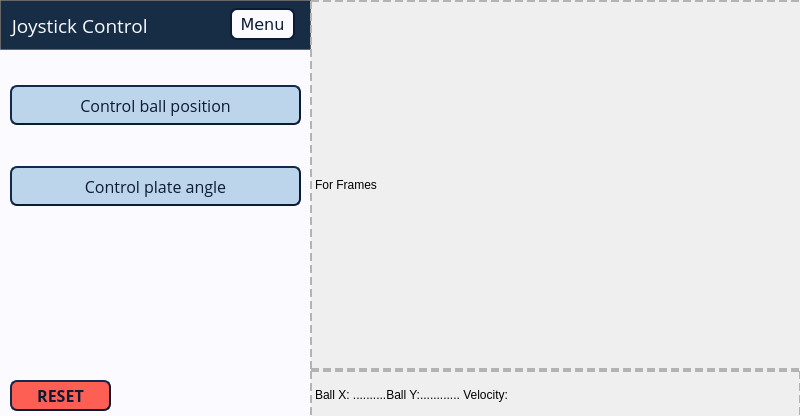
<?xml version="1.0" encoding="UTF-8"?>
<ui version="4.0">
 <class>MainWindow</class>
 <widget class="QMainWindow" name="MainWindow">
  <property name="geometry">
   <rect>
    <x>0</x>
    <y>0</y>
    <width>800</width>
    <height>416</height>
   </rect>
  </property>
  <property name="minimumSize">
   <size>
    <width>800</width>
    <height>416</height>
   </size>
  </property>
  <property name="maximumSize">
   <size>
    <width>800</width>
    <height>416</height>
   </size>
  </property>
  <property name="windowTitle">
   <string>MainWindow</string>
  </property>
  <widget class="QWidget" name="centralwidget">
   <widget class="QStackedWidget" name="stackedWidget">
    <property name="geometry">
     <rect>
      <x>0</x>
      <y>0</y>
      <width>311</width>
      <height>421</height>
     </rect>
    </property>
    <property name="styleSheet">
     <string notr="true">background-color: rgb(189, 213, 234);</string>
    </property>
    <property name="currentIndex">
     <number>0</number>
    </property>
    <widget class="QWidget" name="joystick_pg">
     <property name="styleSheet">
      <string notr="true">background-color: #fbfbff;

</string>
     </property>
     <widget class="QLabel" name="lbl_header_joystick">
      <property name="geometry">
       <rect>
        <x>0</x>
        <y>0</y>
        <width>311</width>
        <height>50</height>
       </rect>
      </property>
      <property name="minimumSize">
       <size>
        <width>0</width>
        <height>35</height>
       </size>
      </property>
      <property name="font">
       <font>
        <family>Open Sans</family>
        <pointsize>14</pointsize>
       </font>
      </property>
      <property name="styleSheet">
       <string notr="true">border-width: 1px;
border-color: rgb(103, 103, 103);
border-style: solid;
border-radius: 1;
padding: 1px;
color: rgb(251, 251, 255);
background-color: rgb(23, 45, 69);</string>
      </property>
      <property name="text">
       <string> Joystick Control</string>
      </property>
      <property name="alignment">
       <set>Qt::AlignLeading|Qt::AlignLeft|Qt::AlignVCenter</set>
      </property>
     </widget>
     <widget class="QPushButton" name="btn_joystick_menu">
      <property name="geometry">
       <rect>
        <x>230</x>
        <y>8</y>
        <width>65</width>
        <height>32</height>
       </rect>
      </property>
      <property name="minimumSize">
       <size>
        <width>65</width>
        <height>0</height>
       </size>
      </property>
      <property name="maximumSize">
       <size>
        <width>65</width>
        <height>16777215</height>
       </size>
      </property>
      <property name="font">
       <font>
        <family>Verdana</family>
        <pointsize>12</pointsize>
       </font>
      </property>
      <property name="styleSheet">
       <string notr="true">border-width: 2px;
border-style: solid;
border-radius: 7;
padding: 3px;

color: rgb(12, 27, 51);
border-color: rgb(12, 27, 51);
background-color: rgb(251, 251, 255);</string>
      </property>
      <property name="text">
       <string>Menu</string>
      </property>
     </widget>
     <widget class="QWidget" name="verticalLayoutWidget_3">
      <property name="geometry">
       <rect>
        <x>0</x>
        <y>50</y>
        <width>311</width>
        <height>191</height>
       </rect>
      </property>
      <layout class="QVBoxLayout" name="verticalLayout_3">
       <property name="leftMargin">
        <number>10</number>
       </property>
       <property name="rightMargin">
        <number>10</number>
       </property>
       <item>
        <widget class="QPushButton" name="btn_stick_position">
         <property name="minimumSize">
          <size>
           <width>0</width>
           <height>40</height>
          </size>
         </property>
         <property name="font">
          <font>
           <family>Open Sans</family>
           <pointsize>12</pointsize>
          </font>
         </property>
         <property name="styleSheet">
          <string notr="true">QPushButton {
border-width: 2px;
border-style: outset;
border-radius: 7;
padding: 3px;

border-color: #0c1b33;
background-color: rgb(189, 213, 234);

color: #0c1b33;

}</string>
         </property>
         <property name="text">
          <string>Control ball position</string>
         </property>
        </widget>
       </item>
       <item>
        <widget class="QPushButton" name="btn_stick_angle">
         <property name="minimumSize">
          <size>
           <width>0</width>
           <height>40</height>
          </size>
         </property>
         <property name="font">
          <font>
           <family>Open Sans</family>
           <pointsize>12</pointsize>
          </font>
         </property>
         <property name="styleSheet">
          <string notr="true">QPushButton {
border-width: 2px;
border-style: outset;
border-radius: 7;
padding: 3px;

border-color: #0c1b33;
background-color: rgb(189, 213, 234);

color: #0c1b33;

}</string>
         </property>
         <property name="text">
          <string>Control plate angle</string>
         </property>
        </widget>
       </item>
      </layout>
     </widget>
     <widget class="QPushButton" name="btn_stick_reset">
      <property name="geometry">
       <rect>
        <x>10</x>
        <y>380</y>
        <width>101</width>
        <height>31</height>
       </rect>
      </property>
      <property name="font">
       <font>
        <family>Open Sans</family>
        <pointsize>12</pointsize>
        <weight>75</weight>
        <bold>true</bold>
       </font>
      </property>
      <property name="styleSheet">
       <string notr="true">QPushButton {
border-width: 2px;
border-style: outset;
border-radius: 7;
padding: 3px;

border-color: #0c1b33;
background-color: rgb(254, 95, 85);
alternate-background-color: rgb(189, 213, 234);
alternate-background-color: rgb(73, 160, 120);
alternate-background-color: rgb(254, 95, 85);

color: #0c1b33;

}</string>
      </property>
      <property name="text">
       <string>RESET</string>
      </property>
     </widget>
    </widget>
    <widget class="QWidget" name="pattern_pg">
     <property name="styleSheet">
      <string notr="true">background-color: #fbfbff;

</string>
     </property>
     <widget class="QLabel" name="lbl_header_pattern">
      <property name="geometry">
       <rect>
        <x>0</x>
        <y>0</y>
        <width>311</width>
        <height>50</height>
       </rect>
      </property>
      <property name="minimumSize">
       <size>
        <width>0</width>
        <height>35</height>
       </size>
      </property>
      <property name="font">
       <font>
        <family>Open Sans</family>
        <pointsize>14</pointsize>
       </font>
      </property>
      <property name="styleSheet">
       <string notr="true">border-width: 1px;
border-color: rgb(103, 103, 103);
border-style: solid;
border-radius: 1;
padding: 1px;
color: rgb(251, 251, 255);
background-color: rgb(23, 45, 69);</string>
      </property>
      <property name="text">
       <string>Follow a pattern</string>
      </property>
      <property name="alignment">
       <set>Qt::AlignLeading|Qt::AlignLeft|Qt::AlignVCenter</set>
      </property>
     </widget>
     <widget class="QPushButton" name="btn_patt_menu">
      <property name="geometry">
       <rect>
        <x>230</x>
        <y>8</y>
        <width>65</width>
        <height>32</height>
       </rect>
      </property>
      <property name="minimumSize">
       <size>
        <width>65</width>
        <height>0</height>
       </size>
      </property>
      <property name="maximumSize">
       <size>
        <width>65</width>
        <height>16777215</height>
       </size>
      </property>
      <property name="font">
       <font>
        <family>Verdana</family>
        <pointsize>12</pointsize>
       </font>
      </property>
      <property name="styleSheet">
       <string notr="true">border-width: 2px;
border-style: solid;
border-radius: 7;
padding: 3px;

color: rgb(12, 27, 51);
border-color: rgb(12, 27, 51);
background-color: rgb(251, 251, 255);</string>
      </property>
      <property name="text">
       <string>Menu</string>
      </property>
     </widget>
     <widget class="QWidget" name="verticalLayoutWidget_2">
      <property name="geometry">
       <rect>
        <x>0</x>
        <y>50</y>
        <width>311</width>
        <height>321</height>
       </rect>
      </property>
      <layout class="QVBoxLayout" name="verticalLayout_2">
       <property name="leftMargin">
        <number>10</number>
       </property>
       <property name="rightMargin">
        <number>10</number>
       </property>
       <item>
        <widget class="QPushButton" name="btn_patt_rectangle">
         <property name="minimumSize">
          <size>
           <width>0</width>
           <height>40</height>
          </size>
         </property>
         <property name="font">
          <font>
           <family>Open Sans</family>
           <pointsize>12</pointsize>
          </font>
         </property>
         <property name="styleSheet">
          <string notr="true">QPushButton {
border-width: 2px;
border-style: outset;
border-radius: 7;
padding: 3px;

border-color: #0c1b33;
background-color: rgb(189, 213, 234);

color: #0c1b33;

}</string>
         </property>
         <property name="text">
          <string>Rectangle</string>
         </property>
        </widget>
       </item>
       <item>
        <widget class="QPushButton" name="btn_patt_circle">
         <property name="minimumSize">
          <size>
           <width>0</width>
           <height>40</height>
          </size>
         </property>
         <property name="font">
          <font>
           <family>Open Sans</family>
           <pointsize>12</pointsize>
           <weight>50</weight>
           <bold>false</bold>
          </font>
         </property>
         <property name="styleSheet">
          <string notr="true">QPushButton {
border-width: 2px;
border-style: outset;
border-radius: 7;
padding: 3px;

border-color: #0c1b33;
background-color: rgb(79, 178, 134);

alternate-background-color: rgb(189, 213, 234);
alternate-background-color: rgb(73, 160, 120);
alternate-background-color: rgb(254, 95, 85);

color: #0c1b33;

}</string>
         </property>
         <property name="text">
          <string>Circle</string>
         </property>
        </widget>
       </item>
       <item>
        <widget class="QPushButton" name="btn_patt_infinity">
         <property name="minimumSize">
          <size>
           <width>0</width>
           <height>40</height>
          </size>
         </property>
         <property name="font">
          <font>
           <family>Open Sans</family>
           <pointsize>12</pointsize>
          </font>
         </property>
         <property name="styleSheet">
          <string notr="true">QPushButton {
border-width: 2px;
border-style: outset;
border-radius: 7;
padding: 3px;

border-color: #0c1b33;
background-color: rgb(189, 213, 234);

color: #0c1b33;

}</string>
         </property>
         <property name="text">
          <string>Infinity</string>
         </property>
        </widget>
       </item>
       <item>
        <widget class="QPushButton" name="btn_patt_center">
         <property name="minimumSize">
          <size>
           <width>0</width>
           <height>40</height>
          </size>
         </property>
         <property name="font">
          <font>
           <family>Open Sans</family>
           <pointsize>12</pointsize>
          </font>
         </property>
         <property name="styleSheet">
          <string notr="true">QPushButton {
border-width: 2px;
border-style: outset;
border-radius: 7;
padding: 3px;

border-color: #0c1b33;
background-color: rgb(189, 213, 234);

color: #0c1b33;

}</string>
         </property>
         <property name="text">
          <string>Center</string>
         </property>
        </widget>
       </item>
      </layout>
     </widget>
     <widget class="QPushButton" name="btn_patt_reset">
      <property name="geometry">
       <rect>
        <x>10</x>
        <y>380</y>
        <width>101</width>
        <height>31</height>
       </rect>
      </property>
      <property name="font">
       <font>
        <family>Open Sans</family>
        <pointsize>12</pointsize>
        <weight>75</weight>
        <bold>true</bold>
       </font>
      </property>
      <property name="styleSheet">
       <string notr="true">QPushButton {
border-width: 2px;
border-style: outset;
border-radius: 7;
padding: 3px;

border-color: #0c1b33;
background-color: rgb(254, 95, 85);
alternate-background-color: rgb(189, 213, 234);
alternate-background-color: rgb(73, 160, 120);
alternate-background-color: rgb(254, 95, 85);

color: #0c1b33;

}</string>
      </property>
      <property name="text">
       <string>RESET</string>
      </property>
     </widget>
    </widget>
    <widget class="QWidget" name="position_pg">
     <property name="styleSheet">
      <string notr="true">background-color: #fbfbff;

</string>
     </property>
     <widget class="QLabel" name="lbl_header_position">
      <property name="geometry">
       <rect>
        <x>0</x>
        <y>0</y>
        <width>311</width>
        <height>50</height>
       </rect>
      </property>
      <property name="minimumSize">
       <size>
        <width>0</width>
        <height>50</height>
       </size>
      </property>
      <property name="maximumSize">
       <size>
        <width>16777215</width>
        <height>50</height>
       </size>
      </property>
      <property name="font">
       <font>
        <family>Open Sans</family>
        <pointsize>14</pointsize>
       </font>
      </property>
      <property name="styleSheet">
       <string notr="true">border-width: 1px;
border-color: rgb(103, 103, 103);
border-style: solid;
border-radius: 1;
padding: 1px;
color: rgb(251, 251, 255);
background-color: rgb(23, 45, 69);</string>
      </property>
      <property name="text">
       <string>Balance at a position</string>
      </property>
      <property name="alignment">
       <set>Qt::AlignLeading|Qt::AlignLeft|Qt::AlignVCenter</set>
      </property>
     </widget>
     <widget class="QPushButton" name="btn_pos_menu">
      <property name="geometry">
       <rect>
        <x>230</x>
        <y>8</y>
        <width>65</width>
        <height>32</height>
       </rect>
      </property>
      <property name="minimumSize">
       <size>
        <width>65</width>
        <height>0</height>
       </size>
      </property>
      <property name="maximumSize">
       <size>
        <width>65</width>
        <height>16777215</height>
       </size>
      </property>
      <property name="font">
       <font>
        <family>Verdana</family>
        <pointsize>12</pointsize>
       </font>
      </property>
      <property name="styleSheet">
       <string notr="true">border-width: 2px;
border-style: solid;
border-radius: 7;
padding: 3px;

color: rgb(12, 27, 51);
border-color: rgb(12, 27, 51);
background-color: rgb(251, 251, 255);</string>
      </property>
      <property name="text">
       <string>Menu</string>
      </property>
     </widget>
     <widget class="QWidget" name="gridLayoutWidget">
      <property name="geometry">
       <rect>
        <x>0</x>
        <y>240</y>
        <width>311</width>
        <height>121</height>
       </rect>
      </property>
      <layout class="QGridLayout" name="gridLayout">
       <property name="rightMargin">
        <number>1</number>
       </property>
       <item row="3" column="1">
        <widget class="QPushButton" name="btn_pos_xminus">
         <property name="maximumSize">
          <size>
           <width>40</width>
           <height>16777215</height>
          </size>
         </property>
         <property name="font">
          <font>
           <family>Verdana</family>
           <pointsize>14</pointsize>
           <weight>75</weight>
           <bold>true</bold>
          </font>
         </property>
         <property name="styleSheet">
          <string notr="true">QPushButton {
border-width: 2px;
border-style: outset;
border-radius: 7;
padding: 3px;

border-color: #0c1b33;
background-color: rgb(189, 213, 234);

color: #0c1b33;

}</string>
         </property>
         <property name="text">
          <string>-</string>
         </property>
        </widget>
       </item>
       <item row="4" column="0">
        <widget class="QLabel" name="lbl_pos_ypos">
         <property name="maximumSize">
          <size>
           <width>100</width>
           <height>16777215</height>
          </size>
         </property>
         <property name="font">
          <font>
           <family>Verdana</family>
           <pointsize>12</pointsize>
          </font>
         </property>
         <property name="text">
          <string>Y position:</string>
         </property>
        </widget>
       </item>
       <item row="4" column="2">
        <widget class="QLabel" name="lbl_pos_showypos">
         <property name="maximumSize">
          <size>
           <width>80</width>
           <height>16777215</height>
          </size>
         </property>
         <property name="text">
          <string>angle Y</string>
         </property>
        </widget>
       </item>
       <item row="4" column="3">
        <widget class="QPushButton" name="btn_pos_yplus">
         <property name="maximumSize">
          <size>
           <width>40</width>
           <height>16777215</height>
          </size>
         </property>
         <property name="font">
          <font>
           <family>Verdana</family>
           <pointsize>12</pointsize>
           <weight>75</weight>
           <bold>true</bold>
          </font>
         </property>
         <property name="styleSheet">
          <string notr="true">QPushButton {
border-width: 2px;
border-style: outset;
border-radius: 7;
padding: 3px;

border-color: #0c1b33;
background-color: rgb(189, 213, 234);

color: #0c1b33;

}</string>
         </property>
         <property name="text">
          <string>+</string>
         </property>
        </widget>
       </item>
       <item row="3" column="2">
        <widget class="QLabel" name="lbl_pos_showxpos">
         <property name="minimumSize">
          <size>
           <width>80</width>
           <height>0</height>
          </size>
         </property>
         <property name="maximumSize">
          <size>
           <width>80</width>
           <height>16777215</height>
          </size>
         </property>
         <property name="text">
          <string>angle X</string>
         </property>
        </widget>
       </item>
       <item row="4" column="1">
        <widget class="QPushButton" name="btn_pos_yminus">
         <property name="maximumSize">
          <size>
           <width>40</width>
           <height>16777215</height>
          </size>
         </property>
         <property name="font">
          <font>
           <family>Verdana</family>
           <pointsize>14</pointsize>
           <weight>75</weight>
           <bold>true</bold>
          </font>
         </property>
         <property name="styleSheet">
          <string notr="true">QPushButton {
border-width: 2px;
border-style: outset;
border-radius: 7;
padding: 3px;

border-color: #0c1b33;
background-color: rgb(189, 213, 234);

color: #0c1b33;

}</string>
         </property>
         <property name="text">
          <string>-</string>
         </property>
        </widget>
       </item>
       <item row="3" column="0">
        <widget class="QLabel" name="lbl_pos_xpos">
         <property name="maximumSize">
          <size>
           <width>100</width>
           <height>16777215</height>
          </size>
         </property>
         <property name="font">
          <font>
           <family>Verdana</family>
           <pointsize>12</pointsize>
          </font>
         </property>
         <property name="text">
          <string>X position:</string>
         </property>
        </widget>
       </item>
       <item row="1" column="0" colspan="4">
        <widget class="QLabel" name="lbl_pos_setpos">
         <property name="font">
          <font>
           <family>Verdana</family>
           <pointsize>12</pointsize>
          </font>
         </property>
         <property name="text">
          <string>Set desired ball position</string>
         </property>
        </widget>
       </item>
       <item row="3" column="3">
        <widget class="QPushButton" name="btn_pos_xplus">
         <property name="maximumSize">
          <size>
           <width>40</width>
           <height>16777215</height>
          </size>
         </property>
         <property name="font">
          <font>
           <family>Verdana</family>
           <pointsize>12</pointsize>
           <weight>75</weight>
           <bold>true</bold>
          </font>
         </property>
         <property name="styleSheet">
          <string notr="true">QPushButton {
border-width: 2px;
border-style: outset;
border-radius: 7;
padding: 3px;

border-color: #0c1b33;
background-color: rgb(189, 213, 234);

color: #0c1b33;

}</string>
         </property>
         <property name="text">
          <string>+</string>
         </property>
        </widget>
       </item>
       <item row="2" column="0" colspan="4">
        <widget class="Line" name="line">
         <property name="styleSheet">
          <string notr="true">background-color: rgb(12, 27, 51);


</string>
         </property>
         <property name="orientation">
          <enum>Qt::Horizontal</enum>
         </property>
        </widget>
       </item>
      </layout>
     </widget>
     <widget class="QWidget" name="gridLayoutWidget_2">
      <property name="geometry">
       <rect>
        <x>0</x>
        <y>50</y>
        <width>311</width>
        <height>181</height>
       </rect>
      </property>
      <layout class="QGridLayout" name="gridLayout_2">
       <property name="leftMargin">
        <number>10</number>
       </property>
       <property name="rightMargin">
        <number>10</number>
       </property>
       <item row="1" column="0">
        <widget class="QPushButton" name="btn_pos_position">
         <property name="minimumSize">
          <size>
           <width>0</width>
           <height>40</height>
          </size>
         </property>
         <property name="font">
          <font>
           <family>Open Sans</family>
           <pointsize>12</pointsize>
          </font>
         </property>
         <property name="styleSheet">
          <string notr="true">QPushButton {
border-width: 2px;
border-style: outset;
border-radius: 7;
padding: 3px;

border-color: #0c1b33;
background-color: rgb(189, 213, 234);

color: #0c1b33;

}</string>
         </property>
         <property name="text">
          <string>Balance at position</string>
         </property>
        </widget>
       </item>
       <item row="0" column="0">
        <widget class="QPushButton" name="btn_pos_center">
         <property name="minimumSize">
          <size>
           <width>0</width>
           <height>40</height>
          </size>
         </property>
         <property name="font">
          <font>
           <family>Open Sans</family>
           <pointsize>12</pointsize>
          </font>
         </property>
         <property name="styleSheet">
          <string notr="true">QPushButton {
border-width: 2px;
border-style: outset;
border-radius: 7;
padding: 3px;

border-color: #0c1b33;
background-color: rgb(79, 178, 134);
alternate-background-color:  rgb(189, 213, 234);


color: #0c1b33;

}</string>
         </property>
         <property name="text">
          <string>Balance at center</string>
         </property>
        </widget>
       </item>
      </layout>
     </widget>
     <widget class="QPushButton" name="btn_pos_reset">
      <property name="geometry">
       <rect>
        <x>10</x>
        <y>380</y>
        <width>101</width>
        <height>31</height>
       </rect>
      </property>
      <property name="font">
       <font>
        <family>Open Sans</family>
        <pointsize>12</pointsize>
        <weight>75</weight>
        <bold>true</bold>
       </font>
      </property>
      <property name="styleSheet">
       <string notr="true">QPushButton {
border-width: 2px;
border-style: outset;
border-radius: 7;
padding: 3px;

border-color: #0c1b33;
background-color: rgb(254, 95, 85);
alternate-background-color: rgb(189, 213, 234);
alternate-background-color: rgb(73, 160, 120);
alternate-background-color: rgb(254, 95, 85);

color: #0c1b33;

}</string>
      </property>
      <property name="text">
       <string>RESET</string>
      </property>
     </widget>
    </widget>
    <widget class="QWidget" name="main_pg">
     <widget class="QLabel" name="lbl_header_mainmenu">
      <property name="geometry">
       <rect>
        <x>0</x>
        <y>0</y>
        <width>311</width>
        <height>50</height>
       </rect>
      </property>
      <property name="font">
       <font>
        <family>Verdana</family>
        <pointsize>16</pointsize>
       </font>
      </property>
      <property name="styleSheet">
       <string notr="true">color: rgb(251, 251, 255);
background-color: rgb(23, 45, 69);</string>
      </property>
      <property name="text">
       <string>Main Menu</string>
      </property>
      <property name="alignment">
       <set>Qt::AlignCenter</set>
      </property>
     </widget>
     <widget class="QWidget" name="verticalLayoutWidget">
      <property name="geometry">
       <rect>
        <x>0</x>
        <y>50</y>
        <width>311</width>
        <height>321</height>
       </rect>
      </property>
      <layout class="QVBoxLayout" name="verticalLayout">
       <property name="leftMargin">
        <number>20</number>
       </property>
       <property name="rightMargin">
        <number>15</number>
       </property>
       <item>
        <widget class="QPushButton" name="btn_main_position">
         <property name="minimumSize">
          <size>
           <width>0</width>
           <height>50</height>
          </size>
         </property>
         <property name="font">
          <font>
           <family>Verdana</family>
           <pointsize>12</pointsize>
          </font>
         </property>
         <property name="styleSheet">
          <string notr="true">QPushButton {
border-width: 2px;
border-style: outset;
border-radius: 7;
padding: 3px;

border-color: #0c1b33;
background-color: #fbfbff;
color: #0c1b33;

}
</string>
         </property>
         <property name="text">
          <string>Position</string>
         </property>
        </widget>
       </item>
       <item>
        <widget class="QPushButton" name="btn_main_pattern">
         <property name="minimumSize">
          <size>
           <width>0</width>
           <height>50</height>
          </size>
         </property>
         <property name="font">
          <font>
           <family>Verdana</family>
           <pointsize>12</pointsize>
          </font>
         </property>
         <property name="styleSheet">
          <string notr="true">QPushButton {
border-width: 2px;
border-style: outset;
border-radius: 7;
padding: 3px;

border-color: #0c1b33;
background-color: #fbfbff;
color: #0c1b33;

}
</string>
         </property>
         <property name="text">
          <string>Patterns</string>
         </property>
        </widget>
       </item>
       <item>
        <widget class="QPushButton" name="btn_main_joystick">
         <property name="minimumSize">
          <size>
           <width>0</width>
           <height>50</height>
          </size>
         </property>
         <property name="font">
          <font>
           <family>Verdana</family>
           <pointsize>12</pointsize>
          </font>
         </property>
         <property name="styleSheet">
          <string notr="true">QPushButton {
border-width: 2px;
border-style: outset;
border-radius: 7;
padding: 3px;

border-color: #0c1b33;
background-color: #fbfbff;
color: #0c1b33;

}
</string>
         </property>
         <property name="text">
          <string>Joystick</string>
         </property>
        </widget>
       </item>
      </layout>
     </widget>
    </widget>
   </widget>
   <widget class="QLabel" name="lbl_frames">
    <property name="geometry">
     <rect>
      <x>310</x>
      <y>0</y>
      <width>494</width>
      <height>370</height>
     </rect>
    </property>
    <property name="styleSheet">
     <string notr="true">border-style: dashed; 
border-width: 2px;
border-color: rgb(179, 179, 179);</string>
    </property>
    <property name="text">
     <string>For Frames</string>
    </property>
   </widget>
   <widget class="QLabel" name="lbl_ballStats">
    <property name="geometry">
     <rect>
      <x>310</x>
      <y>370</y>
      <width>491</width>
      <height>51</height>
     </rect>
    </property>
    <property name="styleSheet">
     <string notr="true">border-style: dashed; 
border-width: 2px;
border-color: rgb(179, 179, 179);</string>
    </property>
    <property name="text">
     <string>&lt;html&gt;&lt;head/&gt;&lt;body&gt;&lt;p&gt;Ball X: ..........Ball Y:............ Velocity:&lt;/p&gt;&lt;/body&gt;&lt;/html&gt;</string>
    </property>
   </widget>
  </widget>
 </widget>
 <resources/>
 <connections/>
</ui>
